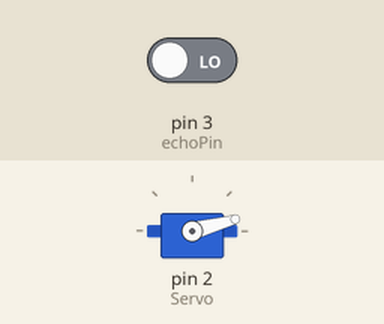
Simulated run of this sketch. Board: Arduino Uno, built with avr-gcc and run on an emulated ATmega328P. Shown: servo. The test bench sets the inputs (shaded band); at power-on: pin 3 (echoPin) LOW. What the sketch prints to the serial monitor is not drawn.

Above: at 0.1 s.
At 18.6 s:
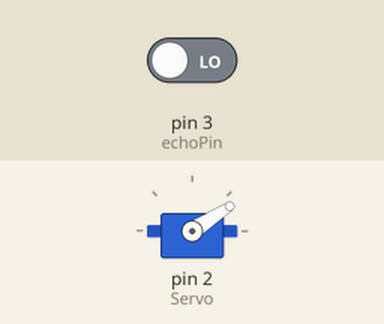
At 38.2 s:
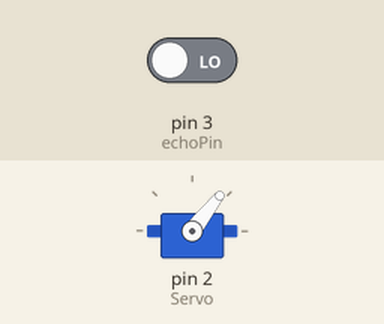
Timing chart, 0 to 40.0 s (numbered marks = the images above):
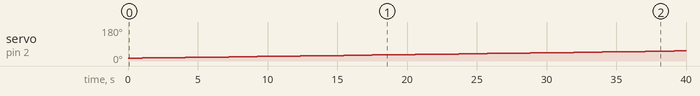

The sketch:

radar_cod_arduino.ino
```cpp
# include <Servo.h>
// Define nomes para as entradas digitais 11 e 10
const int trigPin = 4;
const int echoPin = 3;

long tempo; // Define tempo com uma variavel longa
int distancia; // Define distancia como uma variavel inteira

Servo Servo; // incluir a porta do servo

void setup() {
  Serial.begin(9600); // define a comunicação serial
  Servo.attach(2); // incluir a porta do servo motor
}

void loop() {
// move o servo e imprime angulo e distancia no serial monitor
  for(int i=15;i<=165;i++){
  Servo.write(i);
  delay(30);
  distancia = calculoDistancia();
  Serial.print(i);
  Serial.print(",");
  Serial.print(distancia);
  Serial.print(".");
  }

  for(int i=165;i>15;i--){
  Servo.write(i);
  delay(30);
  distancia = calculoDistancia();
  Serial.print(i);
  Serial.print(",");
  Serial.print(distancia);
  Serial.print(".");
  }
}
// Funcionamento do Ultra e calculo da distancia
int calculoDistancia(){
  digitalWrite(trigPin, LOW);
  delayMicroseconds(2);
  digitalWrite(trigPin, HIGH);
  delayMicroseconds(10);
  digitalWrite(trigPin, LOW);
  tempo = pulseIn(echoPin, HIGH);
  distancia= tempo*0.034/2;
  return distancia;
}
```

Measured:
- by itself, servo on pin 2 (Servo): moves from 15° to 53° over 38.1 s
